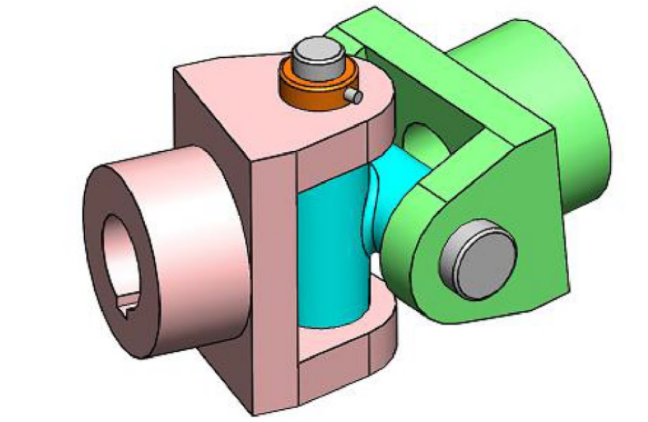
#> input picture RealSenseExamples/part.png, 648 x 422 px, found by its file name
$ python ExampleFetureExtraction.py
#> lines starting #> are read from the running program, lines starting #| are printed output that depends on the picture

import numpy as np
import cv2


img = cv2.imread('RealSenseExamples/part.png',0)
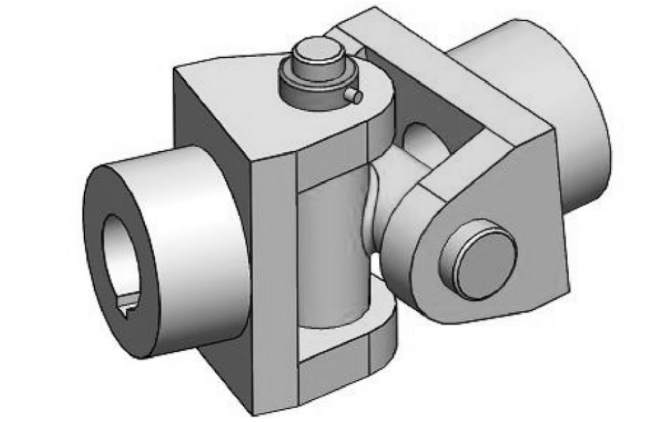
#> img: shape (422, 648); min 0, max 255, mean 204.5

# Initiate ORB detector
orb = cv2.ORB_create()

# find the keypoints with ORB
kp = orb.detect(img, None)
#> kp = 500 keypoints; strongest (x, y, size): (174, 67, 31), (173, 69, 31), (290, 50, 31), (126, 310, 37.2)

# compute the descriptors with ORB
kp, des = orb.compute(img, kp)

# draw only keypoints location,not size and orientation
img2 = cv2.drawKeypoints(img, kp, img, color=(0,255,0), flags=0)
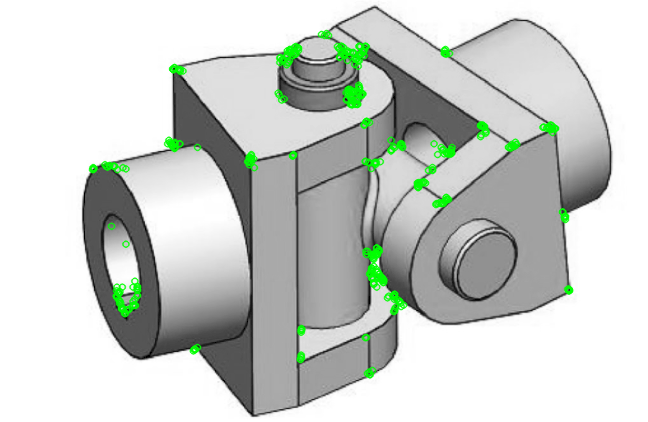
#> img2: shape (422, 648, 3); mean of channels 0, 1, 2 201.6, 206.6, 201.6; drawn as B, G, R
cv2.imshow('keypoints',img2)
cv2.waitKey(0)
